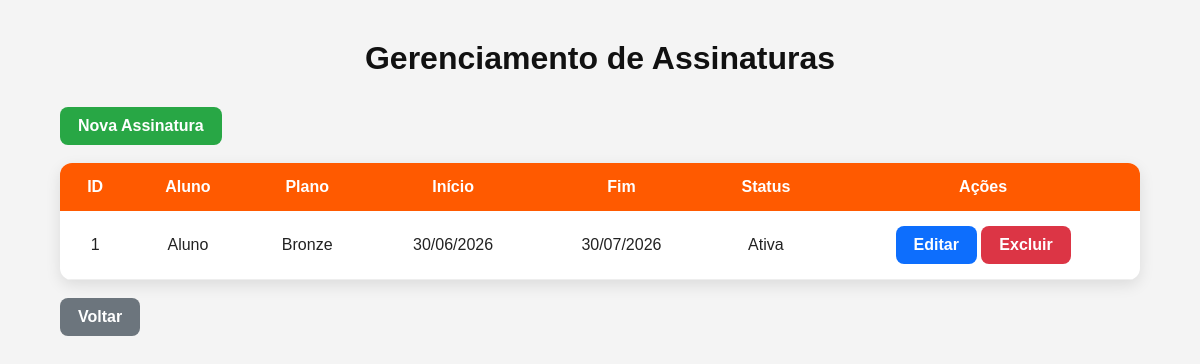
/crud/assinaturas/listar.php (signed in), run on the app's committed database.
### tables this page shows
CREATE TABLE assinaturas (
    id_assinatura INT AUTO_INCREMENT PRIMARY KEY,
    id_aluno INT NOT NULL,
    id_plano INT NOT NULL,
    data_inicio DATE,
    data_fim DATE,
    status VARCHAR(20),

    FOREIGN KEY(id_aluno)
        REFERENCES alunos(id_aluno),

    FOREIGN KEY(id_plano)
        REFERENCES planos(id_plano)
);

CREATE TABLE usuarios (
    id_usuario INT AUTO_INCREMENT PRIMARY KEY,
    nome VARCHAR(100) NOT NULL,
    email VARCHAR(100) NOT NULL UNIQUE,
    senha VARCHAR(32) NOT NULL,
    tipo_usuario VARCHAR(20) DEFAULT 'aluno'
);

CREATE TABLE planos (
    id_plano INT AUTO_INCREMENT PRIMARY KEY,
    nome_plano VARCHAR(50) NOT NULL,
    valor DECIMAL(10,2) NOT NULL,
    descricao TEXT
);

### crud/assinaturas/listar.php (the view, shortened to what this page needs)
<?php
include "../../conexao.php";
$sql = "SELECT
            a.id_assinatura,
            u.nome AS aluno,
            p.nome_plano AS plano,
            a.data_inicio,
            a.data_fim,
            a.status
        FROM assinaturas a
        INNER JOIN alunos al
            ON a.id_aluno = al.id_aluno
        INNER JOIN usuarios u
            ON al.id_usuario = u.id_usuario
        INNER JOIN planos p
            ON a.id_plano = p.id_plano
        ORDER BY a.id_assinatura DESC";
$resultado = mysqli_query($conn, $sql);
function formatarData($data) {
    $partes = explode("-", $data);
    return $partes[2] . "/" . $partes[1] . "/" . $partes[0];
}
?>
<!DOCTYPE html>
<html lang="pt-BR">
<head>
<link rel="stylesheet" href="../../css/crud.css">
</head>
<body>
    <div class="container">
        <h1>Gerenciamento de Assinaturas</h1>
        <a href="cadastrar.php" class="btn btn-add">Nova Assinatura</a>
        <br><br>
        <table>
        <tr>
            <th>ID</th>
            <th>Aluno</th>
            <th>Plano</th>
            <th>Início</th>
            <th>Fim</th>
            <th>Status</th>
            <th>Ações</th>
        </tr>
        <?php if (mysqli_num_rows($resultado) > 0): ?>
            <?php while ($assinatura = mysqli_fetch_assoc($resultado)) { ?>
            <tr>
                <td><?= $assinatura['id_assinatura'] ?></td>
                <td><?= htmlspecialchars($assinatura['aluno']) ?></td>
                <td><?= htmlspecialchars($assinatura['plano']) ?></td>
                <td><?= formatarData($assinatura['data_inicio']) ?></td>
                <td><?= formatarData($assinatura['data_fim']) ?></td>
                <td><?= htmlspecialchars($assinatura['status']) ?></td>
                <td>
                    <a class="btn btn-edit" href="editar.php?id=<?= $assinatura['id_assinatura'] ?>">Editar</a>
                    <a class="btn btn-delete" href="excluir.php?id=<?= $assinatura['id_assinatura'] ?>" onclick="return confirm('Tem certeza que deseja excluir esta assinatura?');">Excluir</a>
                </td>
            </tr>
            <?php } ?>
        <?php else: ?>
            <tr>
                <td colspan="7">Nenhuma assinatura cadastrada.</td>
            </tr>
        <?php endif; ?>
        </table>
        <br>
        <a href="../admin.php" class="btn btn-back">Voltar</a>
    </div>
</body>
</html>

### css/crud.css (style rules this page uses)
* { margin:0; padding:0; box-sizing:border-box; }
body { font-family:Arial, Helvetica, sans-serif; background:#f4f4f4; color:#222; }
.container { width:90%; max-width:1100px; margin:40px auto; }
h1 { text-align:center; margin-bottom:30px; color:#111; }
.btn { display:inline-block; padding:10px 18px; border-radius:8px; text-decoration:none; color:#fff; font-weight:bold; transition:.3s; }
.btn-add { background:#28a745; }
.btn-edit { background:#0d6efd; }
.btn-delete { background:#dc3545; }
.btn-back { background:#6c757d; }
table { width:100%; border-collapse:collapse; background:#fff; border-radius:12px; overflow:hidden; box-shadow:0 5px 15px rgba(0,0,0,.1); }
th { background:#ff5a00; color:#fff; padding:15px; }
td { padding:15px; text-align:center; border-bottom:1px solid #eee; }

### data on the page
assinaturas: id_assinatura "1", usuarios.nome "Aluno", id_plano.nome_plano "Bronze", data_inicio "30/06/2026", data_fim "30/07/2026", status "Ativa"
